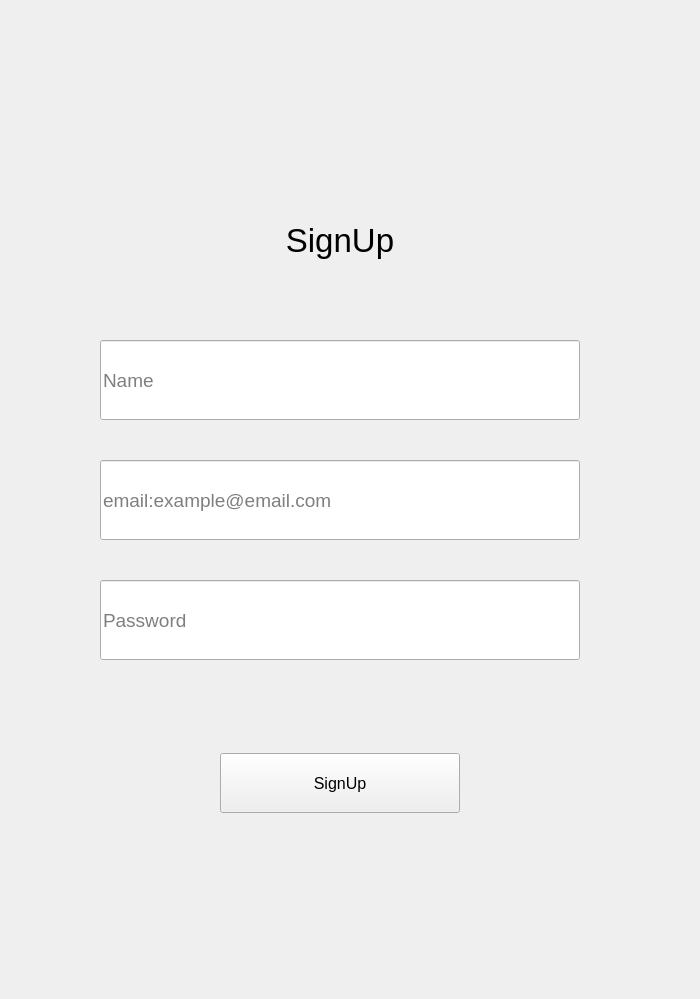
         <widget class="QWidget" name="right_wdgt" native="true">
          <property name="font">
           <font>
            <family>Arial</family>
            <pointsize>9</pointsize>
           </font>
          </property>
          <layout class="QGridLayout" name="gridLayout_3">
           <property name="leftMargin">
            <number>0</number>
           </property>
           <property name="topMargin">
            <number>0</number>
           </property>
           <property name="rightMargin">
            <number>0</number>
           </property>
           <property name="bottomMargin">
            <number>0</number>
           </property>
           <property name="spacing">
            <number>0</number>
           </property>
           <item row="4" column="0">
            <spacer name="verticalSpacer_56">
             <property name="orientation">
              <enum>Qt::Vertical</enum>
             </property>
             <property name="sizeHint" stdset="0">
              <size>
               <width>20</width>
               <height>40</height>
              </size>
             </property>
            </spacer>
           </item>
           <item row="15" column="0">
            <spacer name="verticalSpacer_53">
             <property name="orientation">
              <enum>Qt::Vertical</enum>
             </property>
             <property name="sizeHint" stdset="0">
              <size>
               <width>20</width>
               <height>40</height>
              </size>
             </property>
            </spacer>
           </item>
           <item row="3" column="0">
            <spacer name="verticalSpacer_59">
             <property name="orientation">
              <enum>Qt::Vertical</enum>
             </property>
             <property name="sizeHint" stdset="0">
              <size>
               <width>20</width>
               <height>40</height>
              </size>
             </property>
            </spacer>
           </item>
           <item row="21" column="0">
            <spacer name="verticalSpacer_58">
             <property name="orientation">
              <enum>Qt::Vertical</enum>
             </property>
             <property name="sizeHint" stdset="0">
              <size>
               <width>20</width>
               <height>40</height>
              </size>
             </property>
            </spacer>
           </item>
           <item row="22" column="0">
            <spacer name="verticalSpacer_24">
             <property name="orientation">
              <enum>Qt::Vertical</enum>
             </property>
             <property name="sizeHint" stdset="0">
              <size>
               <width>20</width>
               <height>40</height>
              </size>
             </property>
            </spacer>
           </item>
           <item row="19" column="0">
            <spacer name="verticalSpacer_61">
             <property name="orientation">
              <enum>Qt::Vertical</enum>
             </property>
             <property name="sizeHint" stdset="0">
              <size>
               <width>20</width>
               <height>40</height>
              </size>
             </property>
            </spacer>
           </item>
           <item row="0" column="2">
            <spacer name="horizontalSpacer_11">
             <property name="orientation">
              <enum>Qt::Horizontal</enum>
             </property>
             <property name="sizeHint" stdset="0">
              <size>
               <width>40</width>
               <height>20</height>
              </size>
             </property>
            </spacer>
           </item>
           <item row="0" column="17">
            <spacer name="horizontalSpacer">
             <property name="orientation">
              <enum>Qt::Horizontal</enum>
             </property>
             <property name="sizeHint" stdset="0">
              <size>
               <width>40</width>
               <height>20</height>
              </size>
             </property>
            </spacer>
           </item>
           <item row="0" column="6">
            <spacer name="horizontalSpacer_37">
             <property name="orientation">
              <enum>Qt::Horizontal</enum>
             </property>
             <property name="sizeHint" stdset="0">
              <size>
               <width>40</width>
               <height>20</height>
              </size>
             </property>
            </spacer>
           </item>
           <item row="0" column="4">
            <spacer name="horizontalSpacer_38">
             <property name="orientation">
              <enum>Qt::Horizontal</enum>
             </property>
             <property name="sizeHint" stdset="0">
              <size>
               <width>40</width>
               <height>20</height>
              </size>
             </property>
            </spacer>
           </item>
           <item row="14" column="0">
            <spacer name="verticalSpacer_22">
             <property name="orientation">
              <enum>Qt::Vertical</enum>
             </property>
             <property name="sizeHint" stdset="0">
              <size>
               <width>20</width>
               <height>40</height>
              </size>
             </property>
            </spacer>
           </item>
           <item row="20" column="0">
            <spacer name="verticalSpacer_13">
             <property name="orientation">
              <enum>Qt::Vertical</enum>
             </property>
             <property name="sizeHint" stdset="0">
              <size>
               <width>20</width>
               <height>46</height>
              </size>
             </property>
            </spacer>
           </item>
           <item row="0" column="7">
            <spacer name="horizontalSpacer_40">
             <property name="orientation">
              <enum>Qt::Horizontal</enum>
             </property>
             <property name="sizeHint" stdset="0">
              <size>
               <width>40</width>
               <height>20</height>
              </size>
             </property>
            </spacer>
           </item>
           <item row="0" column="5">
            <spacer name="horizontalSpacer_41">
             <property name="orientation">
              <enum>Qt::Horizontal</enum>
             </property>
             <property name="sizeHint" stdset="0">
              <size>
               <width>40</width>
               <height>20</height>
              </size>
             </property>
            </spacer>
           </item>
           <item row="0" column="10">
            <spacer name="horizontalSpacer_39">
             <property name="orientation">
              <enum>Qt::Horizontal</enum>
             </property>
             <property name="sizeHint" stdset="0">
              <size>
               <width>40</width>
               <height>20</height>
              </size>
             </property>
            </spacer>
           </item>
           <item row="18" column="0">
            <spacer name="verticalSpacer_15">
             <property name="orientation">
              <enum>Qt::Vertical</enum>
             </property>
             <property name="sizeHint" stdset="0">
              <size>
               <width>20</width>
               <height>40</height>
              </size>
             </property>
            </spacer>
           </item>
           <item row="6" column="0">
            <spacer name="verticalSpacer_55">
             <property name="orientation">
              <enum>Qt::Vertical</enum>
             </property>
             <property name="sizeHint" stdset="0">
              <size>
               <width>20</width>
               <height>40</height>
              </size>
             </property>
            </spacer>
           </item>
           <item row="0" column="13">
            <spacer name="horizontalSpacer_5">
             <property name="orientation">
              <enum>Qt::Horizontal</enum>
             </property>
             <property name="sizeHint" stdset="0">
              <size>
               <width>40</width>
               <height>20</height>
              </size>
             </property>
            </spacer>
           </item>
           <item row="1" column="0">
            <spacer name="verticalSpacer_21">
             <property name="orientation">
              <enum>Qt::Vertical</enum>
             </property>
             <property name="sizeHint" stdset="0">
              <size>
               <width>20</width>
               <height>40</height>
              </size>
             </property>
            </spacer>
           </item>
           <item row="11" column="0">
            <spacer name="verticalSpacer_54">
             <property name="orientation">
              <enum>Qt::Vertical</enum>
             </property>
             <property name="sizeHint" stdset="0">
              <size>
               <width>20</width>
               <height>40</height>
              </size>
             </property>
            </spacer>
           </item>
           <item row="8" column="0">
            <spacer name="verticalSpacer_25">
             <property name="orientation">
              <enum>Qt::Vertical</enum>
             </property>
             <property name="sizeHint" stdset="0">
              <size>
               <width>20</width>
               <height>40</height>
              </size>
             </property>
            </spacer>
           </item>
           <item row="13" column="0">
            <spacer name="verticalSpacer_10">
             <property name="orientation">
              <enum>Qt::Vertical</enum>
             </property>
             <property name="sizeHint" stdset="0">
              <size>
               <width>20</width>
               <height>40</height>
              </size>
             </property>
            </spacer>
           </item>
           <item row="16" column="0">
            <spacer name="verticalSpacer_23">
             <property name="orientation">
              <enum>Qt::Vertical</enum>
             </property>
             <property name="sizeHint" stdset="0">
              <size>
               <width>20</width>
               <height>40</height>
              </size>
             </property>
            </spacer>
           </item>
           <item row="12" column="0">
            <spacer name="verticalSpacer_9">
             <property name="orientation">
              <enum>Qt::Vertical</enum>
             </property>
             <property name="sizeHint" stdset="0">
              <size>
               <width>20</width>
               <height>40</height>
              </size>
             </property>
            </spacer>
           </item>
           <item row="9" column="0">
            <spacer name="verticalSpacer_20">
             <property name="orientation">
              <enum>Qt::Vertical</enum>
             </property>
             <property name="sizeHint" stdset="0">
              <size>
               <width>20</width>
               <height>40</height>
              </size>
             </property>
            </spacer>
           </item>
           <item row="23" column="0">
            <spacer name="verticalSpacer_57">
             <property name="orientation">
              <enum>Qt::Vertical</enum>
             </property>
             <property name="sizeHint" stdset="0">
              <size>
               <width>20</width>
               <height>40</height>
              </size>
             </property>
            </spacer>
           </item>
           <item row="24" column="0">
            <spacer name="verticalSpacer_52">
             <property name="orientation">
              <enum>Qt::Vertical</enum>
             </property>
             <property name="sizeHint" stdset="0">
              <size>
               <width>20</width>
               <height>40</height>
              </size>
             </property>
            </spacer>
           </item>
           <item row="7" column="0">
            <spacer name="verticalSpacer_60">
             <property name="orientation">
              <enum>Qt::Vertical</enum>
             </property>
             <property name="sizeHint" stdset="0">
              <size>
               <width>20</width>
               <height>40</height>
              </size>
             </property>
            </spacer>
           </item>
           <item row="0" column="14">
            <spacer name="horizontalSpacer_4">
             <property name="orientation">
              <enum>Qt::Horizontal</enum>
             </property>
             <property name="sizeHint" stdset="0">
              <size>
               <width>40</width>
               <height>20</height>
              </size>
             </property>
            </spacer>
           </item>
           <item row="0" column="9">
            <spacer name="horizontalSpacer_8">
             <property name="orientation">
              <enum>Qt::Horizontal</enum>
             </property>
             <property name="sizeHint" stdset="0">
              <size>
               <width>40</width>
               <height>20</height>
              </size>
             </property>
            </spacer>
           </item>
           <item row="0" column="3">
            <spacer name="horizontalSpacer_9">
             <property name="orientation">
              <enum>Qt::Horizontal</enum>
             </property>
             <property name="sizeHint" stdset="0">
              <size>
               <width>40</width>
               <height>20</height>
              </size>
             </property>
            </spacer>
           </item>
           <item row="0" column="1">
            <spacer name="horizontalSpacer_10">
             <property name="orientation">
              <enum>Qt::Horizontal</enum>
             </property>
             <property name="sizeHint" stdset="0">
              <size>
               <width>40</width>
               <height>20</height>
              </size>
             </property>
            </spacer>
           </item>
           <item row="10" column="0">
            <spacer name="verticalSpacer_8">
             <property name="orientation">
              <enum>Qt::Vertical</enum>
             </property>
             <property name="sizeHint" stdset="0">
              <size>
               <width>20</width>
               <height>40</height>
              </size>
             </property>
            </spacer>
           </item>
           <item row="0" column="12">
            <spacer name="horizontalSpacer_6">
             <property name="orientation">
              <enum>Qt::Horizontal</enum>
             </property>
             <property name="sizeHint" stdset="0">
              <size>
               <width>40</width>
               <height>20</height>
              </size>
             </property>
            </spacer>
           </item>
           <item row="0" column="11">
            <spacer name="horizontalSpacer_7">
             <property name="orientation">
              <enum>Qt::Horizontal</enum>
             </property>
             <property name="sizeHint" stdset="0">
              <size>
               <width>40</width>
               <height>20</height>
              </size>
             </property>
            </spacer>
           </item>
           <item row="5" column="0">
            <spacer name="verticalSpacer_16">
             <property name="orientation">
              <enum>Qt::Vertical</enum>
             </property>
             <property name="sizeHint" stdset="0">
              <size>
               <width>20</width>
               <height>40</height>
              </size>
             </property>
            </spacer>
           </item>
           <item row="25" column="0">
            <spacer name="verticalSpacer_14">
             <property name="orientation">
              <enum>Qt::Vertical</enum>
             </property>
             <property name="sizeHint" stdset="0">
              <size>
               <width>20</width>
               <height>27</height>
              </size>
             </property>
            </spacer>
           </item>
           <item row="2" column="0">
            <spacer name="verticalSpacer_11">
             <property name="orientation">
              <enum>Qt::Vertical</enum>
             </property>
             <property name="sizeHint" stdset="0">
              <size>
               <width>20</width>
               <height>40</height>
              </size>
             </property>
            </spacer>
           </item>
           <item row="26" column="0">
            <spacer name="verticalSpacer_17">
             <property name="orientation">
              <enum>Qt::Vertical</enum>
             </property>
             <property name="sizeHint" stdset="0">
              <size>
               <width>20</width>
               <height>26</height>
              </size>
             </property>
            </spacer>
           </item>
           <item row="0" column="16">
            <spacer name="horizontalSpacer_2">
             <property name="orientation">
              <enum>Qt::Horizontal</enum>
             </property>
             <property name="sizeHint" stdset="0">
              <size>
               <width>40</width>
               <height>20</height>
              </size>
             </property>
            </spacer>
           </item>
           <item row="0" column="15">
            <spacer name="horizontalSpacer_3">
             <property name="orientation">
              <enum>Qt::Horizontal</enum>
             </property>
             <property name="sizeHint" stdset="0">
              <size>
               <width>40</width>
               <height>20</height>
              </size>
             </property>
            </spacer>
           </item>
           <item row="0" column="8">
            <spacer name="horizontalSpacer_12">
             <property name="orientation">
              <enum>Qt::Horizontal</enum>
             </property>
             <property name="sizeHint" stdset="0">
              <size>
               <width>40</width>
               <height>20</height>
              </size>
             </property>
            </spacer>
           </item>
           <item row="12" column="3" rowspan="2" colspan="12">
            <widget class="QLineEdit" name="email_lineEdit">
             <property name="sizePolicy">
              <sizepolicy hsizetype="Preferred" vsizetype="Preferred">
               <horstretch>0</horstretch>
               <verstretch>0</verstretch>
              </sizepolicy>
             </property>
             <property name="minimumSize">
              <size>
               <width>90</width>
               <height>60</height>
              </size>
             </property>
             <property name="font">
              <font>
               <pointsize>14</pointsize>
              </font>
             </property>
             <property name="cursor">
              <cursorShape>IBeamCursor</cursorShape>
             </property>
             <property name="statusTip">
              <string>Enter Your Email Please</string>
             </property>
             <property name="inputMethodHints">
              <set>Qt::ImhNone</set>
             </property>
             <property name="placeholderText">
              <string>email:example@email.com</string>
             </property>
            </widget>
           </item>
           <item row="15" column="3" rowspan="2" colspan="12">
            <widget class="QLineEdit" name="pass_lineEdit">
             <property name="sizePolicy">
              <sizepolicy hsizetype="Preferred" vsizetype="Preferred">
               <horstretch>0</horstretch>
               <verstretch>0</verstretch>
              </sizepolicy>
             </property>
             <property name="font">
              <font>
               <pointsize>14</pointsize>
              </font>
             </property>
             <property name="echoMode">
              <enum>QLineEdit::Password</enum>
             </property>
             <property name="placeholderText">
              <string>Password</string>
             </property>
            </widget>
           </item>
           <item row="5" column="3" rowspan="3" colspan="12">
            <widget class="QLabel" name="signUp_lbl">
             <property name="font">
              <font>
               <pointsize>25</pointsize>
              </font>
             </property>
             <property name="text">
              <string>SignUp</string>
             </property>
             <property name="alignment">
              <set>Qt::AlignCenter</set>
             </property>
            </widget>
           </item>
           <item row="9" column="3" rowspan="2" colspan="12">
            <widget class="QLineEdit" name="name_lineEdit">
             <property name="sizePolicy">
              <sizepolicy hsizetype="Preferred" vsizetype="Preferred">
               <horstretch>0</horstretch>
               <verstretch>0</verstretch>
              </sizepolicy>
             </property>
             <property name="font">
              <font>
               <pointsize>14</pointsize>
              </font>
             </property>
             <property name="placeholderText">
              <string>Name</string>
             </property>
            </widget>
           </item>
           <item row="20" column="6" rowspan="2" colspan="6">
            <widget class="QPushButton" name="signUp_btn">
             <property name="sizePolicy">
              <sizepolicy hsizetype="Preferred" vsizetype="Preferred">
               <horstretch>0</horstretch>
               <verstretch>0</verstretch>
              </sizepolicy>
             </property>
             <property name="minimumSize">
              <size>
               <width>0</width>
               <height>40</height>
              </size>
             </property>
             <property name="maximumSize">
              <size>
               <width>16777215</width>
               <height>60</height>
              </size>
             </property>
             <property name="font">
              <font>
               <pointsize>12</pointsize>
              </font>
             </property>
             <property name="cursor">
              <cursorShape>PointingHandCursor</cursorShape>
             </property>
             <property name="text">
              <string>SignUp</string>
             </property>
             <property name="shortcut">
              <string>Ctrl+S</string>
             </property>
            </widget>
           </item>
          </layout>
         </widget>
